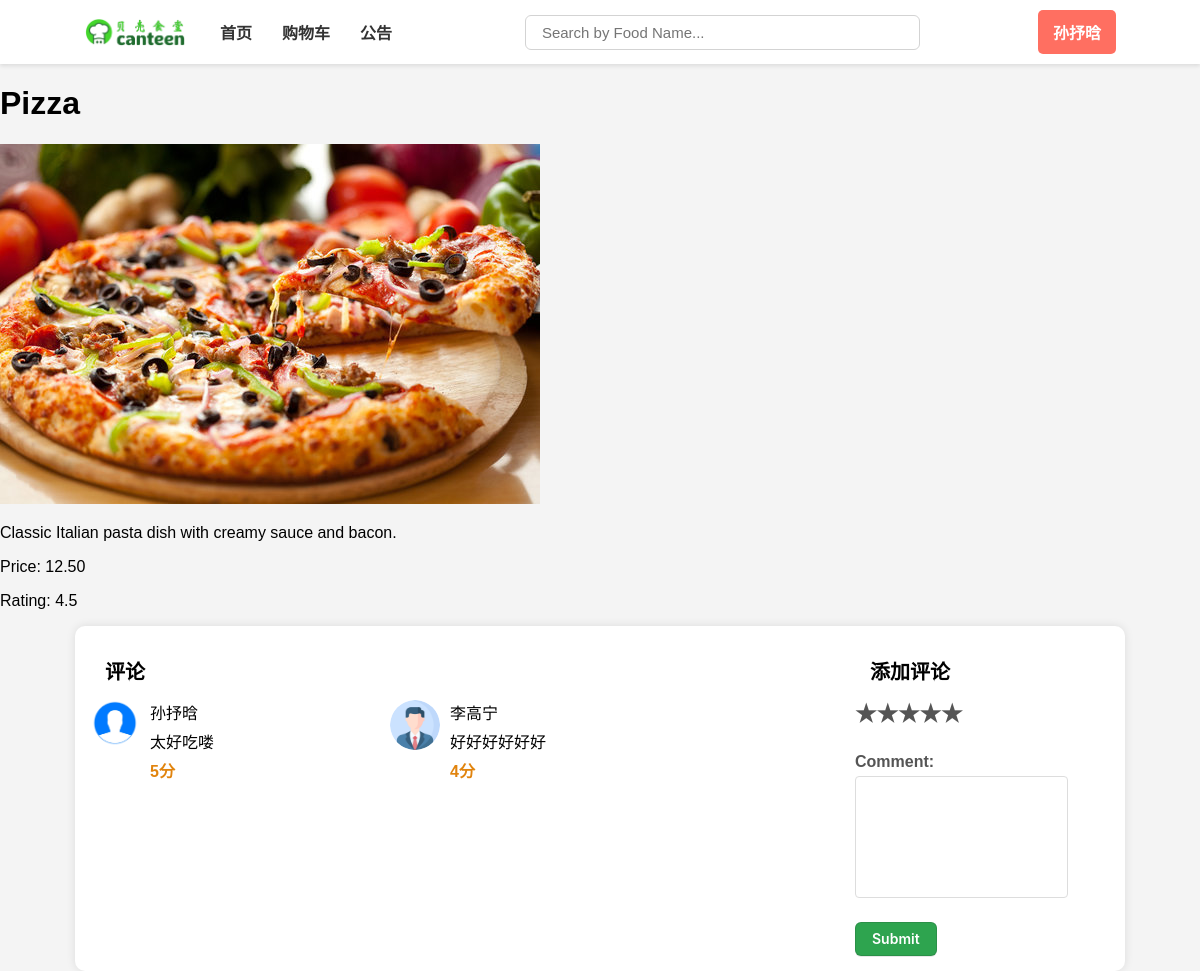
/food_detail.php?id=1 (signed in), run on the app's committed database.
### tables this page shows
CREATE TABLE `student_detail`  (
  `userName` varchar(50) NOT NULL,
  `name` varchar(100) NULL DEFAULT NULL,
  `profile` varchar(255) NULL DEFAULT NULL,
  PRIMARY KEY (`userName`) USING BTREE,
  CONSTRAINT `fk_student_detail_student` FOREIGN KEY (`userName`) REFERENCES `students` (`userName`) ON DELETE RESTRICT ON UPDATE RESTRICT
);

CREATE TABLE `food_list`  (
  `foodId` int(0) NOT NULL AUTO_INCREMENT,
  `foodName` varchar(255) NOT NULL,
  `foodDetail` text NULL,
  `foodImage` varchar(255) NULL DEFAULT NULL,
  `canteenId` int(0) NULL DEFAULT NULL,
  `floor` int(0) NULL DEFAULT NULL,
  `foodRate` float NULL DEFAULT NULL,
  `foodPrice` decimal(10, 2) NOT NULL,
  `bannerImg` varchar(255) NULL DEFAULT NULL,
  PRIMARY KEY (`foodId`) USING BTREE,
  INDEX `canteenId`(`canteenId`) USING BTREE,
  CONSTRAINT `food_list_ibfk_1` FOREIGN KEY (`canteenId`) REFERENCES `location` (`canteenId`) ON DELETE RESTRICT ON UPDATE RESTRICT
);

CREATE TABLE `comments`  (
  `id` int(0) NOT NULL AUTO_INCREMENT,
  `foodID` int(0) NULL DEFAULT NULL,
  `userName` varchar(50) NULL DEFAULT NULL,
  `comment` text NULL,
  `rating` int(0) NULL DEFAULT NULL,
  PRIMARY KEY (`id`) USING BTREE,
  INDEX `foodID`(`foodID`) USING BTREE,
  INDEX `userName`(`userName`) USING BTREE,
  CONSTRAINT `comments_ibfk_1` FOREIGN KEY (`foodID`) REFERENCES `food_list` (`foodId`) ON DELETE RESTRICT ON UPDATE RESTRICT,
  CONSTRAINT `comments_ibfk_2` FOREIGN KEY (`userName`) REFERENCES `students` (`userName`) ON DELETE RESTRICT ON UPDATE RESTRICT
);

### getStudentDetailAction.php (called while the page is built, shortened)
<?php
require_once "config.php";
$userName = $_SESSION['userName'];
$sql = "SELECT * FROM student_detail WHERE userName = '$userName'";
$result = $conn->query($sql);
if ($result->num_rows > 0) {
    $row = $result->fetch_assoc();
    $name = $row['name'];
} else {
    $name = "Unknown";
    $profile = "";
}
?>

### food_detail.php (the view, shortened to what this page needs)
<?php
require_once "config.php";
$foodId = isset($_GET['id']) ? intval($_GET['id']) : 0;
$query = $conn->prepare("SELECT * FROM food_list WHERE foodId = ?");
$query->bind_param("i", $foodId);
$query->execute();
$result = $query->get_result();
$food = $result->fetch_assoc();
$commentsQuery = $conn->prepare("SELECT c.comment, c.rating, sd.name, sd.profile
FROM comments c
INNER JOIN student_detail sd ON c.userName = sd.userName
WHERE c.foodID = ?");
$commentsQuery->bind_param("i", $foodId);
$commentsQuery->execute();
$commentsResult = $commentsQuery->get_result();
$totalRating = 0;
$ratingCount = 0;
while ($comment = $commentsResult->fetch_assoc()) {
    $totalRating += $comment['rating'];
    $ratingCount++;
    $comments[] = $comment;
}
$averageRating = $ratingCount > 0 ? $totalRating / $ratingCount : "No ratings yet";
?>
<!DOCTYPE html>
<html lang="en">
<head>
    <link rel="stylesheet" href="style.css">
</head>
<body>
<div class="navbar">
    <img src="img/banner/logo.png" alt="贝壳食堂">
    <a href="welcome#" onclick="showDashboard()" id="dashboardLink">首页</a>
    <a href="welcome#gouwuche" onclick="showSection('shoppingCartSection')" id="orderLink">购物车</a>
    <a href="welcome#tixing" onclick="showSection('newsSection')" id="newsLink">公告</a>
    <input type="text" id="searchInput" onkeyup="filterByName()" placeholder="Search by Food Name...">
    <a href="welcome#zhanghao" onclick="showSection('profileSection')" id="profileLink"><?php require_once "getStudentDetailAction.php"; echo $name; ?></a>
</div>
<h1><?php echo htmlspecialchars($food['foodName']); ?></h1>
<img src="<?php echo htmlspecialchars($food['foodImage']); ?>" alt="<?php echo htmlspecialchars($food['foodName']); ?>">
<p><?php echo htmlspecialchars($food['foodDetail']); ?></p>
<p>Price: <?php echo htmlspecialchars($food['foodPrice']); ?></p>
<p>Rating: <?php echo htmlspecialchars($averageRating); ?></p>
<div class="comments">
    <div class="comment">
        <div class="comment-title">评论</div>
        <div class="comment-sections">
            <?php if (!empty($comments)) : ?>
                <?php foreach ($comments as $comment) : ?>
                    <div class="comment-section">
                        <div class="profile-pic">
                            <img src="<?php echo htmlspecialchars($comment['profile']); ?>" alt="<?php echo htmlspecialchars($comment['name']); ?>">
                        </div>
                        <div class="details">
                            <div class="name"> <?php echo htmlspecialchars($comment['name']); ?></div>
                            <div class="comment-text"><?php echo htmlspecialchars($comment['comment']); ?></div>
                            <div class="rating"><?php echo htmlspecialchars($comment['rating']); ?>分</div>
                        </div>
                    </div>
                <?php endforeach; ?>
            <?php else : ?>
                <p>No comments yet.</p>
            <?php endif; ?>
        </div>
    </div>
    <div class="add-comment">
        <div class="add-comment-title">添加评论</div>
        <form action="add_comment.php" method="post" class="feedback-form">
            <div class="rating">
                <label for="star5">&#9733;</label>
                <label for="star4">&#9733;</label>
                <label for="star3">&#9733;</label>
                <label for="star2">&#9733;</label>
                <label for="star1">&#9733;</label>
            </div>
            <div class="comment">
                <label for="comment" class="form-label">Comment:</label>
                <textarea id="comment" name="comment" class="form-control" required></textarea>
            </div>
            <button type="submit" class="submit-btn">Submit</button>
        </form>
    </div>
</div>
</body>
</html>

### style.css (style rules this page uses)
body { font-family: Arial, sans-serif; background-color: #f4f4f4; margin: 0; padding: 0; align-items: center; justify-content: center; font-size: 16px; }
button { appearance: none; background-color: #2ea44f; border: 1px solid rgba(27, 31, 35, .15); border-radius: 6px; box-shadow: rgba(27, 31, 35, .1) 0 1px 0; box-sizing: border-box; color: #fff; cursor: pointer; display: inline-block; font-family: -apple-system,system-ui,"Segoe UI",Helvetica,Arial,sans-serif,"Apple Color Emoji","Segoe UI Emoji"; font-size: 14px; font-weight: 600; line-height: 20px; padding: 6px 16px; position: relative; text-align: center; text-decoration: none; user-select: none; -webkit-user-select: none; touch-action: manipulation; vertical-align: middle; white-space: nowrap; }
.navbar { display: flex; justify-content: space-between; align-items: center; background-color: #ffffff; box-shadow: 0 2px 4px rgba(0, 0, 0, 0.1); padding: 10px 7%; }
.navbar a { text-decoration: none; color: #333; font-weight: bold; padding: 10px 15px; border-radius: 5px; transition: background-color 0.3s, color 0.3s; }
.navbar img { height: 30px; margin-right: 20px; }
#profileLink { padding: 10px 15px; border-radius: 5px; background-color: #ff6f61; color: white; transition: background-color 0.3s, color 0.3s; }
#searchInput { width: 35%; border-radius: 6px; font-size: 15px; border: 0.5px solid lightgrey; padding: 8px 16px; margin-left: auto; margin-right: auto; }
.comments { padding: 15px; width: 85%; margin: auto; display: flex; flex-direction: row; background-color: white; border-radius: 10px; box-shadow: 0 0 10px rgba(0, 0, 0, 0.1); }
.comment { width: 75%; }
.comment-sections { width: 100%; display: flex; flex-wrap: wrap; }
.comment-title, .add-comment-title { width: 100%; font-weight: bold; font-size: 20px; padding: 15px; }
.comment-section { width: 300px; display: flex; }
.profile-pic { margin-right: 10px; }
.profile-pic img { width: 50px; border-radius: 50%; }
.details { display: flex; flex-direction: column; }
.name { margin-bottom: 5px; }
.comment-text { margin-bottom: 5px; padding-right: 15px; }
.rating { margin-bottom: 5px; color: #e1840e; font-weight: bold }
.add-comment { width: 25%; margin-left: auto; }
.add-comment-title { width: 100%; font-weight: bold; font-size: 20px; padding: 15px; }
label { display: block; font-weight: bold; margin-bottom: 5px; color: #555; }
textarea, select { width: 100%; padding: 10px; border: 1px solid #ddd; border-radius: 4px; resize: vertical; }
.feedback-form { max-width: 400px; margin: 0 auto; }
.rating { margin-bottom: 20px; display: flex; flex-direction: row-reverse; justify-content: flex-end; }
.rating label { font-size: 24px; cursor: pointer; }
.comment { margin-bottom: 20px; }
.comment textarea { width: 100%; height: 100px; resize: none; }

### data on the page
student_detail: name "孙抒晗"
food_list: foodName "Pizza", foodImage (picture), foodDetail "Classic Italian pasta dish with creamy sauce and bacon.", foodPrice "12.50"
comments: student_detail.profile (picture), student_detail.name "孙抒晗", comment "太好吃喽", rating "5"
comments: student_detail.profile (picture), student_detail.name "李高宁", comment "好好好好好好", rating "4"

### other printed values
$averageRating "4.5"
